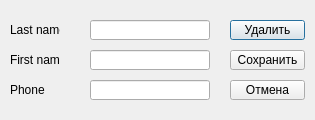
<?xml version="1.0" encoding="UTF-8"?>
<ui version="4.0">
 <class>Add</class>
 <widget class="QDialog" name="Add">
  <property name="geometry">
   <rect>
    <x>0</x>
    <y>0</y>
    <width>315</width>
    <height>120</height>
   </rect>
  </property>
  <property name="windowTitle">
   <string>Dialog</string>
  </property>
  <widget class="QLabel" name="label_3">
   <property name="geometry">
    <rect>
     <x>10</x>
     <y>80</y>
     <width>50</width>
     <height>20</height>
    </rect>
   </property>
   <property name="text">
    <string>Phone</string>
   </property>
  </widget>
  <widget class="QPushButton" name="pushButton_d">
   <property name="geometry">
    <rect>
     <x>230</x>
     <y>20</y>
     <width>75</width>
     <height>20</height>
    </rect>
   </property>
   <property name="text">
    <string>Удалить</string>
   </property>
  </widget>
  <widget class="QLineEdit" name="lineEdit">
   <property name="geometry">
    <rect>
     <x>90</x>
     <y>20</y>
     <width>120</width>
     <height>20</height>
    </rect>
   </property>
  </widget>
  <widget class="QLineEdit" name="lineEdit_2">
   <property name="geometry">
    <rect>
     <x>90</x>
     <y>50</y>
     <width>120</width>
     <height>20</height>
    </rect>
   </property>
  </widget>
  <widget class="QPushButton" name="pushButton_a">
   <property name="geometry">
    <rect>
     <x>230</x>
     <y>80</y>
     <width>75</width>
     <height>20</height>
    </rect>
   </property>
   <property name="text">
    <string>Отмена</string>
   </property>
  </widget>
  <widget class="QLineEdit" name="lineEdit_3">
   <property name="geometry">
    <rect>
     <x>90</x>
     <y>80</y>
     <width>120</width>
     <height>20</height>
    </rect>
   </property>
  </widget>
  <widget class="QLabel" name="label_2">
   <property name="geometry">
    <rect>
     <x>10</x>
     <y>50</y>
     <width>50</width>
     <height>20</height>
    </rect>
   </property>
   <property name="text">
    <string>First name</string>
   </property>
  </widget>
  <widget class="QLabel" name="label">
   <property name="geometry">
    <rect>
     <x>10</x>
     <y>20</y>
     <width>50</width>
     <height>20</height>
    </rect>
   </property>
   <property name="text">
    <string>Last name</string>
   </property>
  </widget>
  <widget class="QPushButton" name="pushButton_s">
   <property name="geometry">
    <rect>
     <x>230</x>
     <y>50</y>
     <width>75</width>
     <height>20</height>
    </rect>
   </property>
   <property name="text">
    <string>Сохранить</string>
   </property>
  </widget>
 </widget>
 <resources/>
 <connections/>
</ui>
